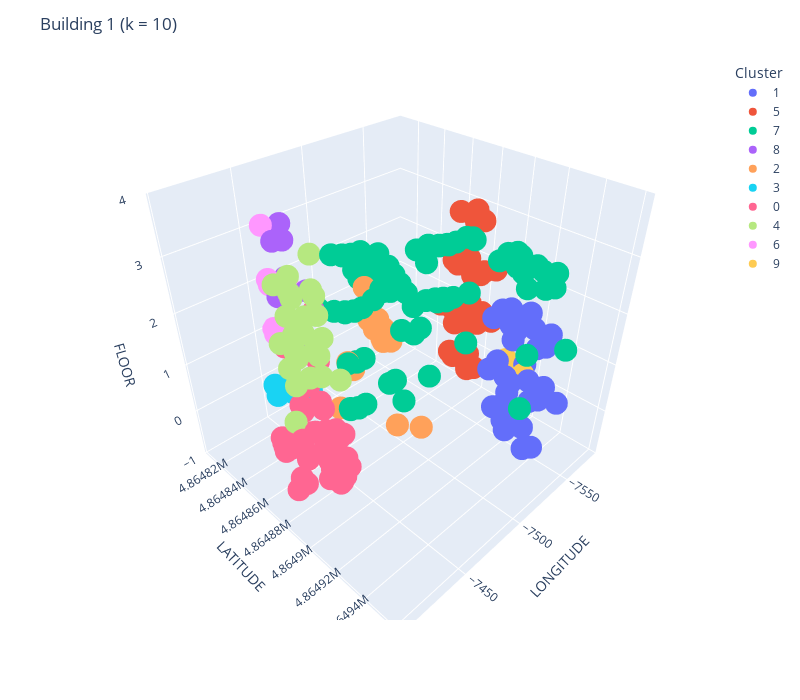

This figure's notebook cell:
### Code cell
# scatter3d(df_train_b1, clusters_b1, k=10, title='Building 1 (k = 10)', save=True)

### Figure 1 — Plotly figure (JSON) as saved in the notebook; plotly's stock layout.template omitted (floating-point values rounded to 4 significant figures; data arrays with more than 128 entries replaced by an {"elided": "..."} marker saying what was removed)
{"data": [{"hovertemplate": "color=1<br>LONGITUDE=%{x}<br>LATITUDE=%{y}<br>FLOOR=%{z}<extra></extra>", "legendgroup": "1", "marker": {"color": "#636efa", "symbol": "circle"}, "mode": "markers", "name": "1", "scene": "scene", "showlegend": true, "type": "scatter3d", "x": {"elided": "877 float values"}, "y": {"elided": "877 float values"}, "z": {"elided": "877 int values"}}, {"hovertemplate": "color=5<br>LONGITUDE=%{x}<br>LATITUDE=%{y}<br>FLOOR=%{z}<extra></extra>", "legendgroup": "5", "marker": {"color": "#EF553B", "symbol": "circle"}, "mode": "markers", "name": "5", "scene": "scene", "showlegend": true, "type": "scatter3d", "x": {"elided": "682 float values"}, "y": {"elided": "682 float values"}, "z": {"elided": "682 int values"}}, {"hovertemplate": "color=7<br>LONGITUDE=%{x}<br>LATITUDE=%{y}<br>FLOOR=%{z}<extra></extra>", "legendgroup": "7", "marker": {"color": "#00cc96", "symbol": "circle"}, "mode": "markers", "name": "7", "scene": "scene", "showlegend": true, "type": "scatter3d", "x": {"elided": "1314 float values"}, "y": {"elided": "1314 float values"}, "z": {"elided": "1314 int values"}}, {"hovertemplate": "color=8<br>LONGITUDE=%{x}<br>LATITUDE=%{y}<br>FLOOR=%{z}<extra></extra>", "legendgroup": "8", "marker": {"color": "#ab63fa", "symbol": "circle"}, "mode": "markers", "name": "8", "scene": "scene", "showlegend": true, "type": "scatter3d", "x": {"elided": "268 float values"}, "y": {"elided": "268 float values"}, "z": {"elided": "268 int values"}}, {"hovertemplate": "color=2<br>LONGITUDE=%{x}<br>LATITUDE=%{y}<br>FLOOR=%{z}<extra></extra>", "legendgroup": "2", "marker": {"color": "#FFA15A", "symbol": "circle"}, "mode": "markers", "name": "2", "scene": "scene", "showlegend": true, "type": "scatter3d", "x": {"elided": "161 float values"}, "y": {"elided": "161 float values"}, "z": {"elided": "161 int values"}}, {"hovertemplate": "color=3<br>LONGITUDE=%{x}<br>LATITUDE=%{y}<br>FLOOR=%{z}<extra></extra>", "legendgroup": "3", "marker": {"color": "#19d3f3", "symbol": "circle"}, "mode": "markers", "name": "3", "scene": "scene", "showlegend": true, "type": "scatter3d", "x": {"elided": "312 float values"}, "y": {"elided": "312 float values"}, "z": {"elided": "312 int values"}}, {"hovertemplate": "color=0<br>LONGITUDE=%{x}<br>LATITUDE=%{y}<br>FLOOR=%{z}<extra></extra>", "legendgroup": "0", "marker": {"color": "#FF6692", "symbol": "circle"}, "mode": "markers", "name": "0", "scene": "scene", "showlegend": true, "type": "scatter3d", "x": {"elided": "826 float values"}, "y": {"elided": "826 float values"}, "z": {"elided": "826 int values"}}, {"hovertemplate": "color=4<br>LONGITUDE=%{x}<br>LATITUDE=%{y}<br>FLOOR=%{z}<extra></extra>", "legendgroup": "4", "marker": {"color": "#B6E880", "symbol": "circle"}, "mode": "markers", "name": "4", "scene": "scene", "showlegend": true, "type": "scatter3d", "x": {"elided": "609 float values"}, "y": {"elided": "609 float values"}, "z": {"elided": "609 int values"}}, {"hovertemplate": "color=6<br>LONGITUDE=%{x}<br>LATITUDE=%{y}<br>FLOOR=%{z}<extra></extra>", "legendgroup": "6", "marker": {"color": "#FF97FF", "symbol": "circle"}, "mode": "markers", "name": "6", "scene": "scene", "showlegend": true, "type": "scatter3d", "x": [-7461.0, -7458.0, -7467.0, -7461.0, -7458.0, -7467.0, -7461.0, -7461.0, -7458.0, -7467.0, -7461.0, -7461.0, -7458.0, -7467.0, -7461.0, -7461.0, -7467.0, -7458.0, -7461.0, -7461.0, -7458.0, -7467.0, -7461.0, -7461.0, -7458.0, -7467.0, -7461.0, -7461.0, -7458.0, -7467.0, -7461.0, -7458.0, -7461.0, -7467.0, -7461.0, -7461.0, -7458.0, -7467.0, -7461.0, -7467.0, -7467.0, -7458.0, -7458.0, -7467.0, -7458.0, -7467.0, -7467.0, -7458.0, -7467.0, -7467.0, -7467.0, -7467.0, -7458.0, -7458.0, -7467.0, -7467.0, -7467.0, -7467.0, -7458.0, -7461.0, -7458.0, -7458.0, -7458.0, -7458.0, -7458.0, -7458.0, -7458.0, -7458.0, -7458.0], "y": [4865000.0, 4865000.0, 4865000.0, 4865000.0, 4865000.0, 4865000.0, 4865000.0, 4865000.0, 4865000.0, 4865000.0, 4865000.0, 4865000.0, 4865000.0, 4865000.0, 4865000.0, 4865000.0, 4865000.0, 4865000.0, 4865000.0, 4865000.0, 4865000.0, 4865000.0, 4865000.0, 4865000.0, 4865000.0, 4865000.0, 4865000.0, 4865000.0, 4865000.0, 4865000.0, 4865000.0, 4865000.0, 4865000.0, 4865000.0, 4865000.0, 4865000.0, 4865000.0, 4865000.0, 4865000.0, 4865000.0, 4865000.0, 4865000.0, 4865000.0, 4865000.0, 4865000.0, 4865000.0, 4865000.0, 4865000.0, 4865000.0, 4865000.0, 4865000.0, 4865000.0, 4865000.0, 4865000.0, 4865000.0, 4865000.0, 4865000.0, 4865000.0, 4865000.0, 4865000.0, 4865000.0, 4865000.0, 4865000.0, 4865000.0, 4865000.0, 4865000.0, 4865000.0, 4865000.0, 4865000.0], "z": [2, 2, 2, 3, 2, 2, 3, 2, 2, 2, 3, 2, 2, 2, 3, 2, 2, 2, 3, 2, 2, 2, 3, 2, 2, 2, 3, 2, 2, 2, 3, 2, 2, 2, 3, 2, 2, 2, 3, 2, 2, 2, 2, 2, 2, 2, 2, 2, 2, 2, 2, 2, 2, 2, 2, 2, 2, 2, 1, 1, 1, 1, 1, 1, 1, 1, 1, 1, 1]}, {"hovertemplate": "color=9<br>LONGITUDE=%{x}<br>LATITUDE=%{y}<br>FLOOR=%{z}<extra></extra>", "legendgroup": "9", "marker": {"color": "#FECB52", "symbol": "circle"}, "mode": "markers", "name": "9", "scene": "scene", "showlegend": true, "type": "scatter3d", "x": [-7541.0, -7541.0, -7541.0, -7541.0, -7541.0, -7541.0, -7541.0, -7537.0, -7541.0, -7541.0, -7541.0, -7541.0, -7541.0, -7541.0, -7541.0, -7541.0, -7541.0, -7541.0, -7541.0, -7541.0, -7541.0, -7541.0, -7541.0, -7541.0, -7541.0, -7541.0, -7541.0, -7541.0, -7541.0, -7541.0, -7541.0, -7541.0, -7541.0, -7541.0, -7541.0, -7541.0, -7541.0, -7541.0, -7541.0, -7541.0, -7541.0], "y": [4865000.0, 4865000.0, 4865000.0, 4865000.0, 4865000.0, 4865000.0, 4865000.0, 4865000.0, 4865000.0, 4865000.0, 4865000.0, 4865000.0, 4865000.0, 4865000.0, 4865000.0, 4865000.0, 4865000.0, 4865000.0, 4865000.0, 4865000.0, 4865000.0, 4865000.0, 4865000.0, 4865000.0, 4865000.0, 4865000.0, 4865000.0, 4865000.0, 4865000.0, 4865000.0, 4865000.0, 4865000.0, 4865000.0, 4865000.0, 4865000.0, 4865000.0, 4865000.0, 4865000.0, 4865000.0, 4865000.0, 4865000.0], "z": [1, 1, 1, 1, 1, 1, 1, 1, 1, 1, 1, 1, 1, 1, 1, 1, 1, 1, 1, 1, 1, 1, 1, 1, 1, 1, 1, 1, 1, 1, 1, 1, 1, 1, 1, 1, 1, 1, 1, 1, 1]}], "layout": {"height": 700, "legend": {"title": {"text": "Cluster"}, "tracegroupgap": 0}, "margin": {"t": 60}, "scene": {"domain": {"x": [0, 1], "y": [0, 1]}, "xaxis": {"title": {"text": "LONGITUDE"}}, "yaxis": {"title": {"text": "LATITUDE"}}, "zaxis": {"range": [-1, 4], "title": {"text": "FLOOR"}}}, "title": {"text": "Building 1 (k = 10)"}, "width": 800}}
